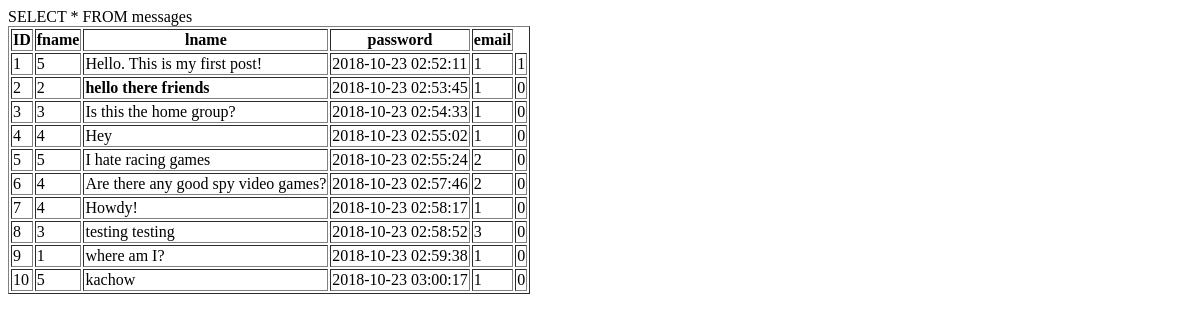
The app's page /testOutput.php, older data.
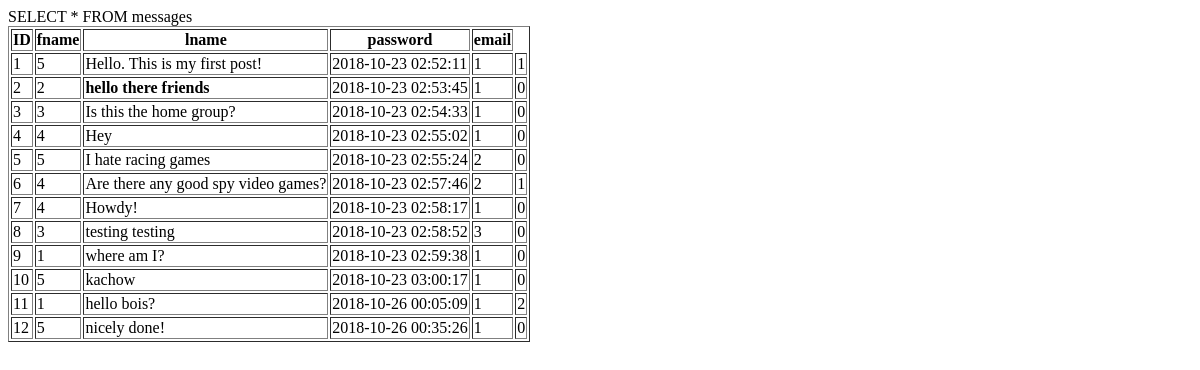
The same page, newer data.
### tables this page shows
CREATE TABLE `messages` (
  `msg_id` int(10) UNSIGNED NOT NULL,
  `user_id` int(10) UNSIGNED NOT NULL,
  `msg` varchar(280) NOT NULL,
  `post_time` timestamp NOT NULL DEFAULT CURRENT_TIMESTAMP,
  `group_id` int(10) UNSIGNED NOT NULL,
  `likes` int(10) UNSIGNED NOT NULL
);

### testOutput.php (the view, shortened to what this page needs)
<?php
include ('connection.php');
$query = "SELECT * FROM messages";
$result = $conn->query($query);
echo "<html><body>\n";
if ($result->num_rows > 0) {
    echo "<table padding=2 border=1>\n";
    echo "<tr><th>ID<th>fname<th>lname<th>password<th>email\n";
    while($row = $result->fetch_assoc()) {
        echo "<tr><td>" . $row["msg_id"] . "<td>" . $row["user_id"] . "<td>" . $row["msg"] . "<td>" . $row["post_time"] . "<td>" . $row["group_id"] . "<td>" . $row["likes"] . "\n";
    }
} else {
    echo "0 results";
}
echo "</body></html>";
?>

Row changes from the older to the newer data that the page shows:
changed messages "Are there any good spy video games?": likes "0" → "1"
added messages: msg_id "11", user "1", msg "hello bois?", post_time "2018-10-26 00:05:09", group "1", likes "2"
added messages: msg_id "12", user "5", msg "nicely done!", post_time "2018-10-26 00:35:26", group "1", likes "0"
